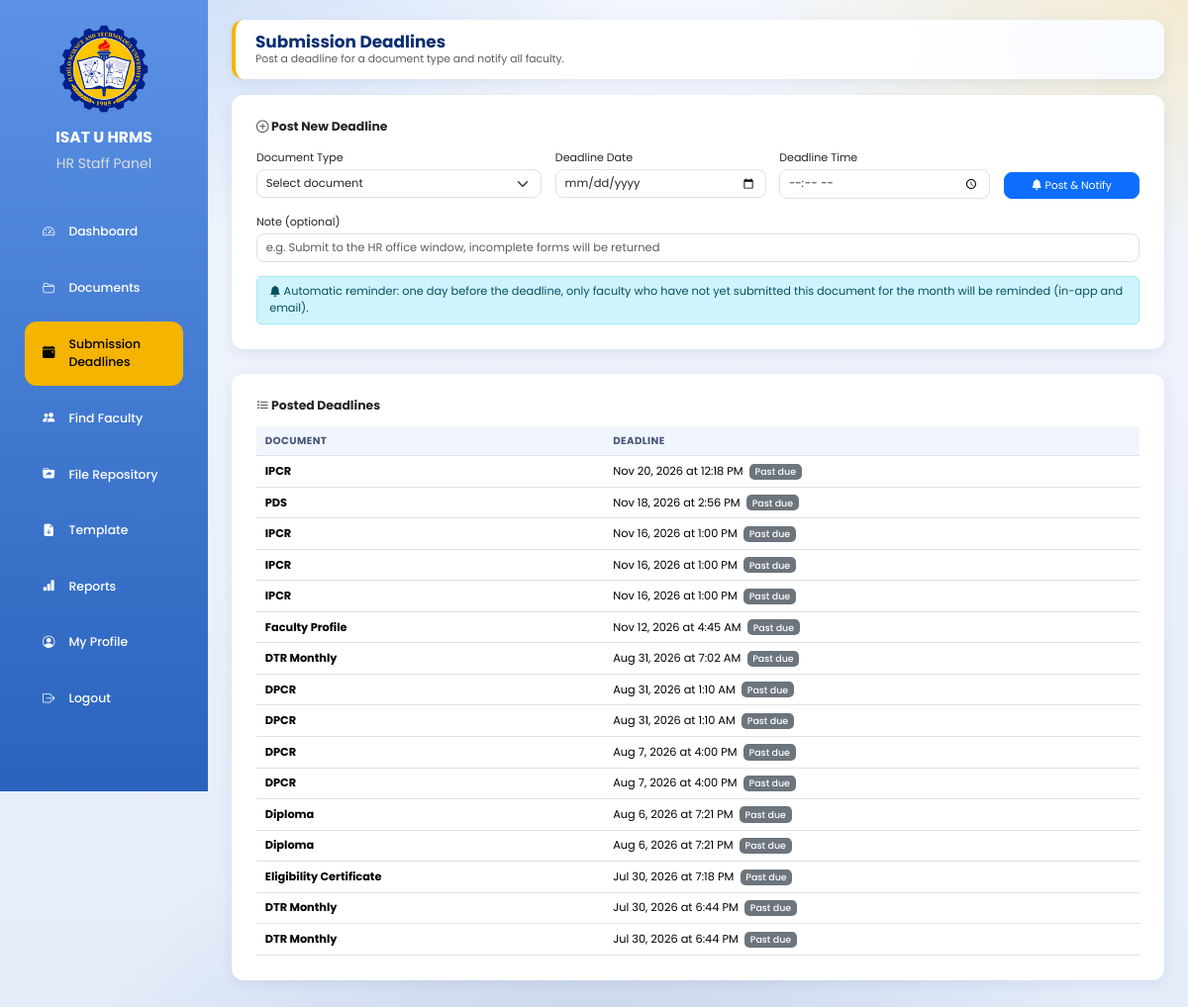
Page /hr_staff/deadlines.php (signed in) on the committed database.
### tables this page shows
CREATE TABLE `submission_deadlines` (
  `deadline_id` int(11) NOT NULL AUTO_INCREMENT,
  `category_id` int(11) NOT NULL,
  `deadline_date` date NOT NULL,
  `deadline_time` time NOT NULL,
  `message` varchar(255) DEFAULT NULL,
  `created_by` int(11) NOT NULL,
  `created_at` timestamp NOT NULL DEFAULT current_timestamp(),
  `status` varchar(20) DEFAULT 'Active',
  `weekly_reminder` tinyint(1) NOT NULL DEFAULT 0,
  `last_reminder_sent` datetime DEFAULT NULL,
  PRIMARY KEY (`deadline_id`),
  KEY `category_id` (`category_id`),
  KEY `created_by` (`created_by`)
);

CREATE TABLE `document_categories` (
  `category_id` int(11) NOT NULL AUTO_INCREMENT,
  `category_name` varchar(255) NOT NULL,
  PRIMARY KEY (`category_id`)
);

### hr_staff/deadlines.php (the view, shortened to what this page needs)
<?php
include "../db.php";
$deadlines = mysqli_query($conn, "
SELECT sd.*, dc.category_name,
    (SELECT COUNT(*) FROM users WHERE role='faculty' AND status='Active') AS total_faculty,
    (SELECT COUNT(DISTINCT d.user_id) FROM documents d WHERE d.category_id = sd.category_id AND d.submitted_at >= sd.created_at) AS submitted_count
FROM submission_deadlines sd
JOIN document_categories dc ON dc.category_id = sd.category_id
ORDER BY sd.deadline_date DESC, sd.deadline_time DESC
");
?>
<!DOCTYPE html>
<html lang="en">
<head>
<link href="https://cdn.jsdelivr.net/npm/bootstrap@5.3.3/dist/css/bootstrap.min.css" rel="stylesheet">
<link href="https://cdn.jsdelivr.net/npm/bootstrap-icons@1.11.3/font/bootstrap-icons.css" rel="stylesheet">
<link rel="stylesheet" href="../assets/ui.css">
</head>
<body>
<div class="sidebar">
    <a href="dashboard.php" title="Go to Dashboard" style="padding:0;margin:0 auto 4px;background:none;display:block;width:fit-content;text-decoration:none;"><img src="../images/isatu_logo.png"></a>
    <h3>ISAT U HRMS</h3>
    <p>HR Staff Panel</p>
    <a href="dashboard.php"><i class="bi bi-speedometer2"></i> Dashboard</a>
    <a href="documents.php"><i class="bi bi-folder2-open"></i> Documents</a>
    <a href="deadlines.php" class="active"><i class="bi bi-calendar-event-fill"></i> Submission Deadlines</a>
    <a href="find_faculty.php"><i class="bi bi-people-fill"></i> Find Faculty</a>
<a href="repository.php"><i class="bi bi-folder-symlink-fill"></i> File Repository</a>
<a href="templates.php"><i class="bi bi-file-earmark-arrow-down-fill"></i> Template</a>
    <a href="reports.php"><i class="bi bi-bar-chart-fill"></i> Reports</a>
    <a href="profile.php"><i class="bi bi-person-circle"></i> My Profile</a>
    <a href="../logout.php" onclick="return confirm('Are you sure you want to log out?')"><i class="bi bi-box-arrow-right"></i> Logout</a>
</div>
<div class="main">
<div class="topbar">
    <div>
        <h2>Submission Deadlines</h2>
        <p class="text-muted mb-0">Post a deadline for a document type and notify all faculty.</p>
    </div>
</div>
<div class="card-box">
    <h5 class="fw-bold mb-3"><i class="bi bi-plus-circle"></i> Post New Deadline</h5>
    <form method="POST" class="row g-3">
        <div class="col-md-4">
            <label class="form-label">Document Type</label>
            <select name="category_id" class="form-select" required>
                <option value="" selected disabled>Select document</option>
            </select>
        </div>
        <div class="col-md-3">
            <label class="form-label">Deadline Date</label>
            <input type="date" name="deadline_date" class="form-control" required min="<?php echo date('Y-m-d'); ?>">
        </div>
        <div class="col-md-3">
            <label class="form-label">Deadline Time</label>
            <input type="time" name="deadline_time" class="form-control" required>
        </div>
        <div class="col-md-2 d-flex align-items-end">
            <button type="submit" name="post_deadline" class="btn btn-primary w-100">
                <i class="bi bi-bell-fill"></i> Post &amp; Notify
            </button>
        </div>
        <div class="col-12">
            <label class="form-label">Note (optional)</label>
            <input type="text" name="message" class="form-control" placeholder="e.g. Submit to the HR office window, incomplete forms will be returned">
        </div>
        <div class="col-12">
            <div class="alert alert-info py-2 mb-0">
                <i class="bi bi-bell-fill"></i>
                Automatic reminder: one day before the deadline, only faculty who have not yet submitted this document for the month will be reminded (in-app and email).
            </div>
        </div>
    </form>
</div>
<div class="card-box">
    <h5 class="fw-bold mb-3"><i class="bi bi-list-check"></i> Posted Deadlines</h5>
    <div class="table-responsive">
    <table class="table table-hover align-middle">
        <thead>
            <tr>
                <th>Document</th>
                <th>Deadline</th>
            </tr>
        </thead>
        <tbody>
        <?php if (mysqli_num_rows($deadlines) === 0): ?>
            <tr><td colspan="2" class="text-center text-muted py-4">No deadlines posted yet.</td></tr>
        <?php else: while ($d = mysqli_fetch_assoc($deadlines)):
            $isPast = strtotime($d['deadline_date'].' '.$d['deadline_time']) < time();
        ?>
            <tr>
                <td><strong><?php echo htmlspecialchars($d['category_name']); ?></strong></td>
                <td>
                    <?php echo date("M j, Y", strtotime($d['deadline_date'])); ?>
                    at <?php echo date("g:i A", strtotime($d['deadline_time'])); ?>
                    <?php if ($isPast): ?>
                        <span class="badge bg-secondary ms-1">Past due</span>
                    <?php else: ?>
                        <span class="badge bg-success ms-1">Upcoming</span>
                    <?php endif; ?>
                </td>
            </tr>
        <?php endwhile; endif; ?>
        </tbody>
    </table>
    </div>
</div>
</div>
</body>
</html>

### assets/ui.css (style rules this page uses)
html { font-size:13.5px !important; }
body { font-size:.92rem; background: radial-gradient(900px 500px at 8% -5%, rgba(91,146,229,.28), transparent 60%), radial-gradient(800px 480px at 100% 0%, rgba(245,180,0,.18), transparent 55%), radial-gradient(900px 600px at 50% 110%, rgba(18,60,146,.16), transparent 60%), linear-gradient(180deg,#f2f6fd 0%,#e4ecf9 100%) !important; background-attachment:fixed !important; }
h2 { font-size:1.3rem !important; }
h3 { font-size:1.15rem !important; }
h5 { font-size:.92rem !important; }
.topbar h2,.page-header h2,.page-header h3 { font-size:1.25rem !important; }
.topbar p { font-size:.8rem !important; }
.main { padding:20px 24px !important; }
.topbar { padding:12px 20px !important;border-radius:12px !important;margin-bottom:16px !important; box-shadow:0 4px 14px rgba(10,46,115,.08) !important; border-left:4px solid #F5B400; background:linear-gradient(90deg,#fff 70%,#f7faff) !important; }
.stat-card,.chart-card,.card,.profile-card,.card-box { border-radius:12px !important;box-shadow:0 4px 14px rgba(10,46,115,.08) !important; }
.table { font-size:.84rem;margin-bottom:0; }
.table>:not(caption)>*>* { padding:.5rem .65rem !important; }
.table thead th { font-size:.76rem;text-transform:uppercase;letter-spacing:.4px;color:#47557a;background:#f1f5fd !important; }
.btn { font-size:.8rem;padding:.32rem .7rem;border-radius:8px; }
.form-control,.form-select { font-size:.85rem;padding:.38rem .65rem;border-radius:8px; }
.form-label { font-size:.82rem;margin-bottom:.25rem; }
.badge { font-size:.7rem;font-weight:500;padding:.35em .6em; }
.alert { font-size:.84rem;padding:.55rem .9rem; }
.table-responsive { font-size:.84rem; }

### hr_staff/deadlines.php (style rules this page uses)
* { margin:0;padding:0;box-sizing:border-box;font-family:'Poppins',sans-serif; }
body { background:#eef3fb;overflow-x:hidden; }
.sidebar { position:fixed;left:0;top:0;width:210px;height:100vh;background:linear-gradient(180deg,#5b92e5,#2a63bd);padding:25px;overflow-y:auto; }
.sidebar img { width:90px;display:block;margin:auto; }
.sidebar h3 { color:#fff;text-align:center;margin-top:15px;font-weight:700; }
.sidebar p { color:#ddd;text-align:center;margin-bottom:35px;font-size:14px; }
.sidebar a { display:flex;align-items:center;gap:14px;padding:14px 18px;margin-bottom:10px;text-decoration:none;color:#fff;border-radius:12px;transition:.3s;font-weight:500; }
.sidebar a.active { background:#F5B400;color:#000; }
.main { margin-left:210px;padding:30px; }
.topbar { background:#fff;padding:20px 30px;border-radius:18px;box-shadow:0 8px 20px rgba(0,0,0,.08);display:flex;justify-content:space-between;align-items:center;margin-bottom:25px; }
.topbar h2 { margin:0;font-size:28px;font-weight:700;color:#0A2E73; }
.card-box { background:#fff;padding:25px;border-radius:20px;box-shadow:0 10px 30px rgba(0,0,0,.08);margin-bottom:25px; }
.table thead { background:#0A2E73;color:#fff; }

### rows in the picture
submission_deadlines: category.category_name "IPCR", deadline_date "Nov 20, 2026", deadline_time "12:18 PM", shows "Past due"
submission_deadlines: category.category_name "PDS", deadline_date "Nov 18, 2026", deadline_time "2:56 PM", shows "Past due"
submission_deadlines: category.category_name "IPCR", deadline_date "Nov 16, 2026", deadline_time "1:00 PM", shows "Past due"
submission_deadlines: category.category_name "IPCR", deadline_date "Nov 16, 2026", deadline_time "1:00 PM", shows "Past due"
submission_deadlines: category.category_name "IPCR", deadline_date "Nov 16, 2026", deadline_time "1:00 PM", shows "Past due"
submission_deadlines: category.category_name "Faculty Profile", deadline_date "Nov 12, 2026", deadline_time "4:45 AM", shows "Past due"
submission_deadlines: category.category_name "DTR Monthly", deadline_date "Aug 31, 2026", deadline_time "7:02 AM", shows "Past due"
submission_deadlines: category.category_name "DPCR", deadline_date "Aug 31, 2026", deadline_time "1:10 AM", shows "Past due"
submission_deadlines: category.category_name "DPCR", deadline_date "Aug 31, 2026", deadline_time "1:10 AM", shows "Past due"
submission_deadlines: category.category_name "DPCR", deadline_date "Aug 7, 2026", deadline_time "4:00 PM", shows "Past due"
submission_deadlines: category.category_name "DPCR", deadline_date "Aug 7, 2026", deadline_time "4:00 PM", shows "Past due"
submission_deadlines: category.category_name "Diploma", deadline_date "Aug 6, 2026", deadline_time "7:21 PM", shows "Past due"
submission_deadlines: category.category_name "Diploma", deadline_date "Aug 6, 2026", deadline_time "7:21 PM", shows "Past due"
submission_deadlines: category.category_name "Eligibility Certificate", deadline_date "Jul 30, 2026", deadline_time "7:18 PM", shows "Past due"
submission_deadlines: category.category_name "DTR Monthly", deadline_date "Jul 30, 2026", deadline_time "6:44 PM", shows "Past due"
submission_deadlines: category.category_name "DTR Monthly", deadline_date "Jul 30, 2026", deadline_time "6:44 PM", shows "Past due"
